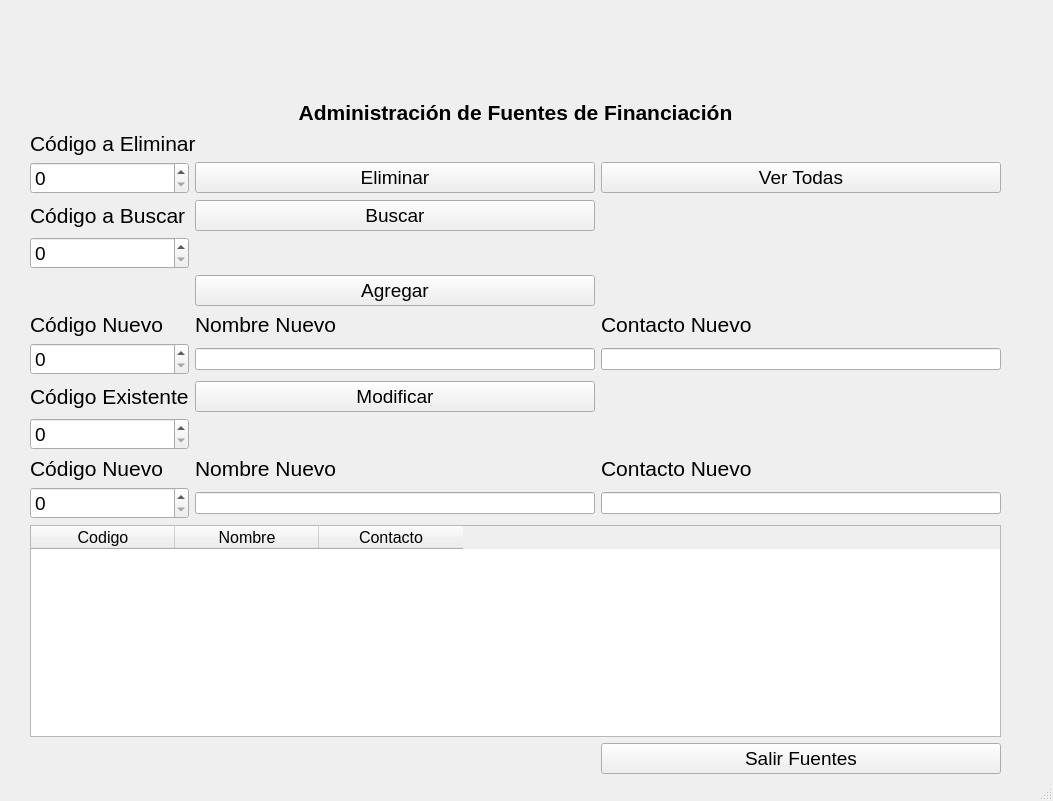
<?xml version="1.0" encoding="UTF-8"?>
<ui version="4.0">
 <class>MainWindow</class>
 <widget class="QMainWindow" name="MainWindow">
  <property name="geometry">
   <rect>
    <x>0</x>
    <y>0</y>
    <width>1053</width>
    <height>801</height>
   </rect>
  </property>
  <property name="windowTitle">
   <string>MainWindow</string>
  </property>
  <widget class="QWidget" name="centralwidget">
   <widget class="QWidget" name="layoutWidget">
    <property name="geometry">
     <rect>
      <x>30</x>
      <y>100</y>
      <width>971</width>
      <height>674</height>
     </rect>
    </property>
    <layout class="QGridLayout" name="gridLayout">
     <item row="11" column="2">
      <widget class="QLineEdit" name="LEModificarContacto"/>
     </item>
     <item row="3" column="1">
      <widget class="QPushButton" name="PBBuscar">
       <property name="font">
        <font>
         <pointsize>14</pointsize>
        </font>
       </property>
       <property name="text">
        <string>Buscar</string>
       </property>
      </widget>
     </item>
     <item row="6" column="2">
      <widget class="QLabel" name="LContactoAgregar">
       <property name="font">
        <font>
         <pointsize>16</pointsize>
        </font>
       </property>
       <property name="text">
        <string>Contacto Nuevo</string>
       </property>
      </widget>
     </item>
     <item row="6" column="1">
      <widget class="QLabel" name="LCodigoNombreNuevo">
       <property name="font">
        <font>
         <pointsize>16</pointsize>
        </font>
       </property>
       <property name="text">
        <string>Nombre Nuevo</string>
       </property>
      </widget>
     </item>
     <item row="4" column="0">
      <widget class="QSpinBox" name="SBCodigoBuscar">
       <property name="font">
        <font>
         <pointsize>14</pointsize>
        </font>
       </property>
       <property name="maximum">
        <number>1000</number>
       </property>
      </widget>
     </item>
     <item row="1" column="0" colspan="2">
      <widget class="QLabel" name="LCodigoEliminar">
       <property name="font">
        <font>
         <pointsize>16</pointsize>
        </font>
       </property>
       <property name="text">
        <string>Código a Eliminar</string>
       </property>
      </widget>
     </item>
     <item row="3" column="0">
      <widget class="QLabel" name="LCodigoModificar">
       <property name="font">
        <font>
         <pointsize>16</pointsize>
        </font>
       </property>
       <property name="text">
        <string>Código a Buscar</string>
       </property>
      </widget>
     </item>
     <item row="6" column="0">
      <widget class="QLabel" name="LCodigoNuevo">
       <property name="font">
        <font>
         <pointsize>16</pointsize>
        </font>
       </property>
       <property name="text">
        <string>Código Nuevo</string>
       </property>
      </widget>
     </item>
     <item row="7" column="1">
      <widget class="QLineEdit" name="LEAgregarNombre"/>
     </item>
     <item row="11" column="1">
      <widget class="QLineEdit" name="LENombreModificar"/>
     </item>
     <item row="8" column="1">
      <widget class="QPushButton" name="PBModificar">
       <property name="font">
        <font>
         <pointsize>14</pointsize>
        </font>
       </property>
       <property name="text">
        <string>Modificar</string>
       </property>
      </widget>
     </item>
     <item row="10" column="1">
      <widget class="QLabel" name="LNombreModificar">
       <property name="font">
        <font>
         <pointsize>16</pointsize>
        </font>
       </property>
       <property name="text">
        <string>Nombre Nuevo</string>
       </property>
      </widget>
     </item>
     <item row="10" column="2">
      <widget class="QLabel" name="LContactoModificar">
       <property name="font">
        <font>
         <pointsize>16</pointsize>
        </font>
       </property>
       <property name="text">
        <string>Contacto Nuevo</string>
       </property>
      </widget>
     </item>
     <item row="7" column="0">
      <widget class="QSpinBox" name="SBCodigoNuevo">
       <property name="font">
        <font>
         <pointsize>14</pointsize>
        </font>
       </property>
       <property name="maximum">
        <number>1000</number>
       </property>
      </widget>
     </item>
     <item row="10" column="0">
      <widget class="QLabel" name="LCodigoModifica">
       <property name="font">
        <font>
         <pointsize>16</pointsize>
        </font>
       </property>
       <property name="text">
        <string>Código Nuevo</string>
       </property>
      </widget>
     </item>
     <item row="9" column="0">
      <widget class="QSpinBox" name="SBCodigoExistente">
       <property name="font">
        <font>
         <pointsize>14</pointsize>
        </font>
       </property>
       <property name="maximum">
        <number>1000</number>
       </property>
      </widget>
     </item>
     <item row="11" column="0">
      <widget class="QSpinBox" name="SBCodigoModificar">
       <property name="font">
        <font>
         <pointsize>14</pointsize>
        </font>
       </property>
       <property name="maximum">
        <number>1000</number>
       </property>
      </widget>
     </item>
     <item row="7" column="2">
      <widget class="QLineEdit" name="LEAgregarContacto"/>
     </item>
     <item row="12" column="0" colspan="3">
      <widget class="QTableWidget" name="TWTabla">
       <property name="minimumSize">
        <size>
         <width>711</width>
         <height>0</height>
        </size>
       </property>
       <property name="font">
        <font>
         <pointsize>12</pointsize>
        </font>
       </property>
       <property name="sizeAdjustPolicy">
        <enum>QAbstractScrollArea::AdjustToContents</enum>
       </property>
       <attribute name="horizontalHeaderDefaultSectionSize">
        <number>144</number>
       </attribute>
       <attribute name="verticalHeaderMinimumSectionSize">
        <number>60</number>
       </attribute>
       <column>
        <property name="text">
         <string>Codigo</string>
        </property>
       </column>
       <column>
        <property name="text">
         <string>Nombre</string>
        </property>
       </column>
       <column>
        <property name="text">
         <string>Contacto</string>
        </property>
       </column>
      </widget>
     </item>
     <item row="13" column="2">
      <widget class="QPushButton" name="PBSalir">
       <property name="font">
        <font>
         <pointsize>14</pointsize>
        </font>
       </property>
       <property name="text">
        <string>Salir Fuentes</string>
       </property>
      </widget>
     </item>
     <item row="8" column="0">
      <widget class="QLabel" name="LCodigoExistente">
       <property name="font">
        <font>
         <pointsize>16</pointsize>
        </font>
       </property>
       <property name="text">
        <string>Código Existente</string>
       </property>
      </widget>
     </item>
     <item row="2" column="0">
      <widget class="QSpinBox" name="SBCodigoEliminar">
       <property name="font">
        <font>
         <pointsize>14</pointsize>
        </font>
       </property>
      </widget>
     </item>
     <item row="2" column="2">
      <widget class="QPushButton" name="PBTodas">
       <property name="font">
        <font>
         <pointsize>14</pointsize>
        </font>
       </property>
       <property name="text">
        <string>Ver Todas</string>
       </property>
      </widget>
     </item>
     <item row="2" column="1">
      <widget class="QPushButton" name="PBEliminar">
       <property name="font">
        <font>
         <pointsize>14</pointsize>
        </font>
       </property>
       <property name="text">
        <string>Eliminar</string>
       </property>
      </widget>
     </item>
     <item row="0" column="0" colspan="3">
      <widget class="QLabel" name="LTitulo">
       <property name="minimumSize">
        <size>
         <width>100</width>
         <height>0</height>
        </size>
       </property>
       <property name="font">
        <font>
         <pointsize>16</pointsize>
         <weight>75</weight>
         <bold>true</bold>
        </font>
       </property>
       <property name="text">
        <string>Administración de Fuentes de Financiación</string>
       </property>
       <property name="alignment">
        <set>Qt::AlignCenter</set>
       </property>
      </widget>
     </item>
     <item row="5" column="1">
      <widget class="QPushButton" name="PBAgregar">
       <property name="font">
        <font>
         <pointsize>14</pointsize>
        </font>
       </property>
       <property name="text">
        <string>Agregar</string>
       </property>
      </widget>
     </item>
    </layout>
   </widget>
  </widget>
  <widget class="QStatusBar" name="statusbar"/>
 </widget>
 <tabstops>
  <tabstop>SBCodigoEliminar</tabstop>
  <tabstop>PBEliminar</tabstop>
  <tabstop>TWTabla</tabstop>
  <tabstop>PBSalir</tabstop>
 </tabstops>
 <resources/>
 <connections/>
</ui>
